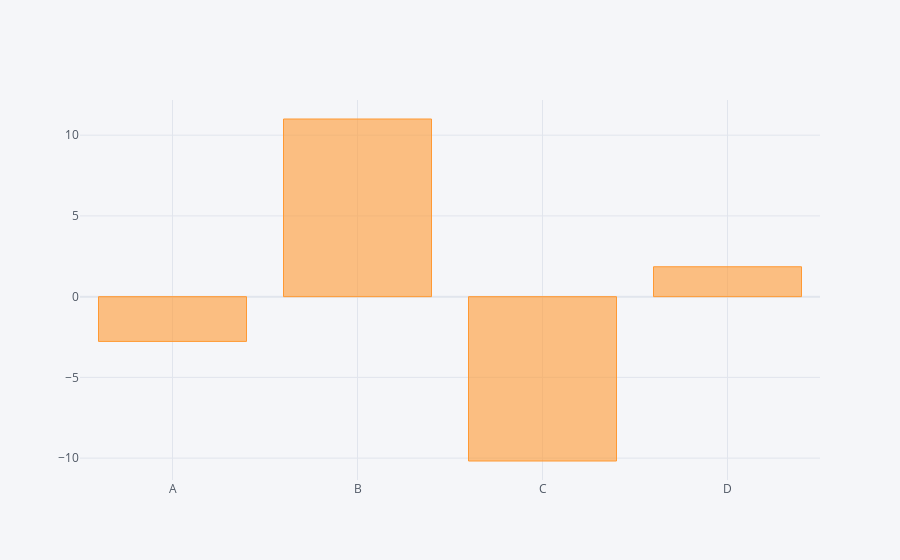

This figure's notebook cell:
### Code cell
df.sum().iplot(kind='bar')

### Figure 1 — Plotly figure (JSON) as saved in the notebook; plotly's stock layout.template omitted (floating-point values rounded to 4 significant figures)
{"data": [{"marker": {"color": "rgba(255, 153, 51, 0.6)", "line": {"color": "rgba(255, 153, 51, 1.0)", "width": 1}}, "name": "None", "orientation": "v", "text": "", "type": "bar", "x": ["A", "B", "C", "D"], "y": [-2.771, 11.0, -10.18, 1.852]}], "layout": {"legend": {"bgcolor": "#F5F6F9", "font": {"color": "#4D5663"}}, "paper_bgcolor": "#F5F6F9", "plot_bgcolor": "#F5F6F9", "title": {"font": {"color": "#4D5663"}}, "xaxis": {"gridcolor": "#E1E5ED", "showgrid": true, "tickfont": {"color": "#4D5663"}, "title": {"font": {"color": "#4D5663"}, "text": ""}, "zerolinecolor": "#E1E5ED"}, "yaxis": {"gridcolor": "#E1E5ED", "showgrid": true, "tickfont": {"color": "#4D5663"}, "title": {"font": {"color": "#4D5663"}, "text": ""}, "zerolinecolor": "#E1E5ED"}}}
